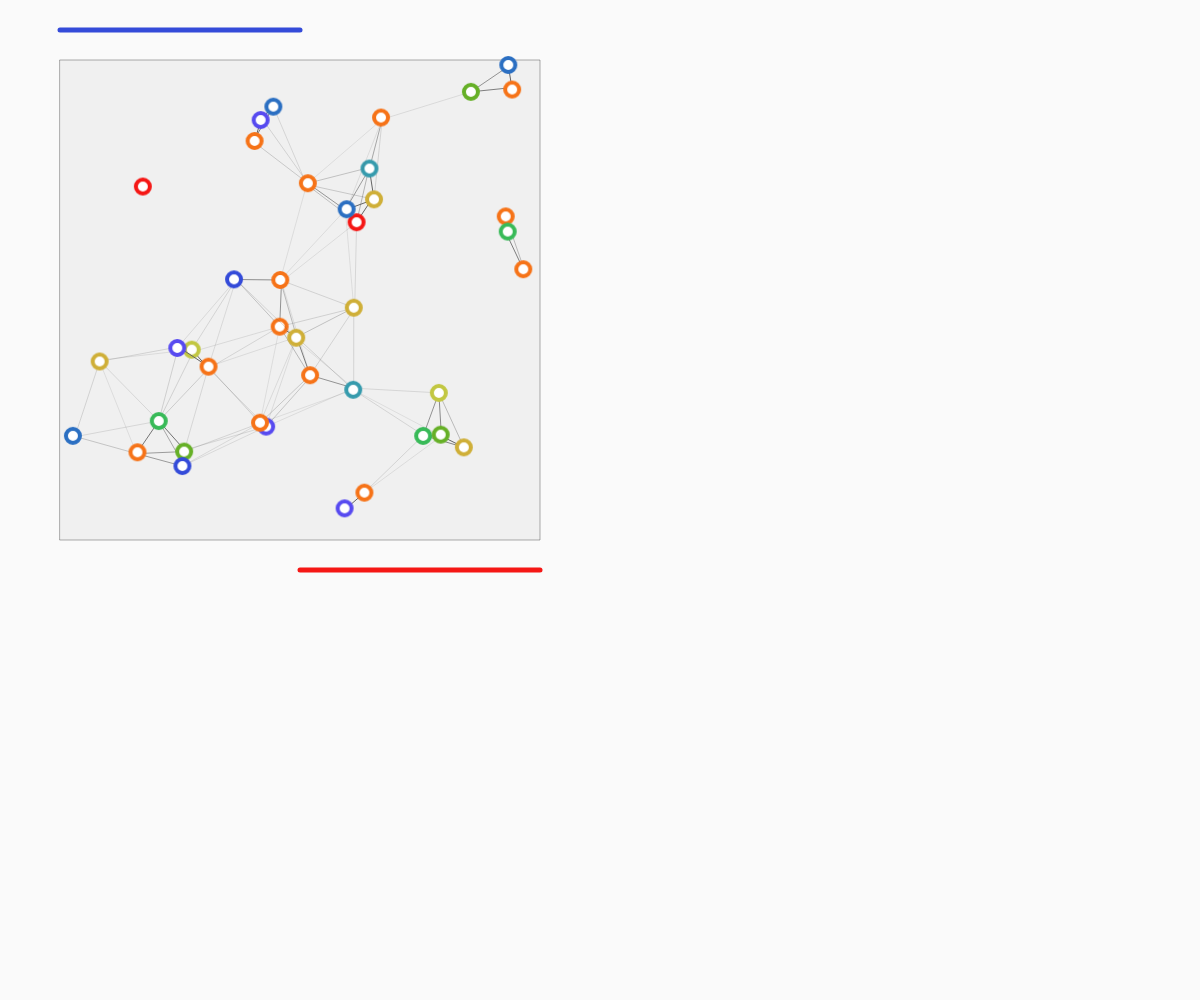
Frame 1 (no input)
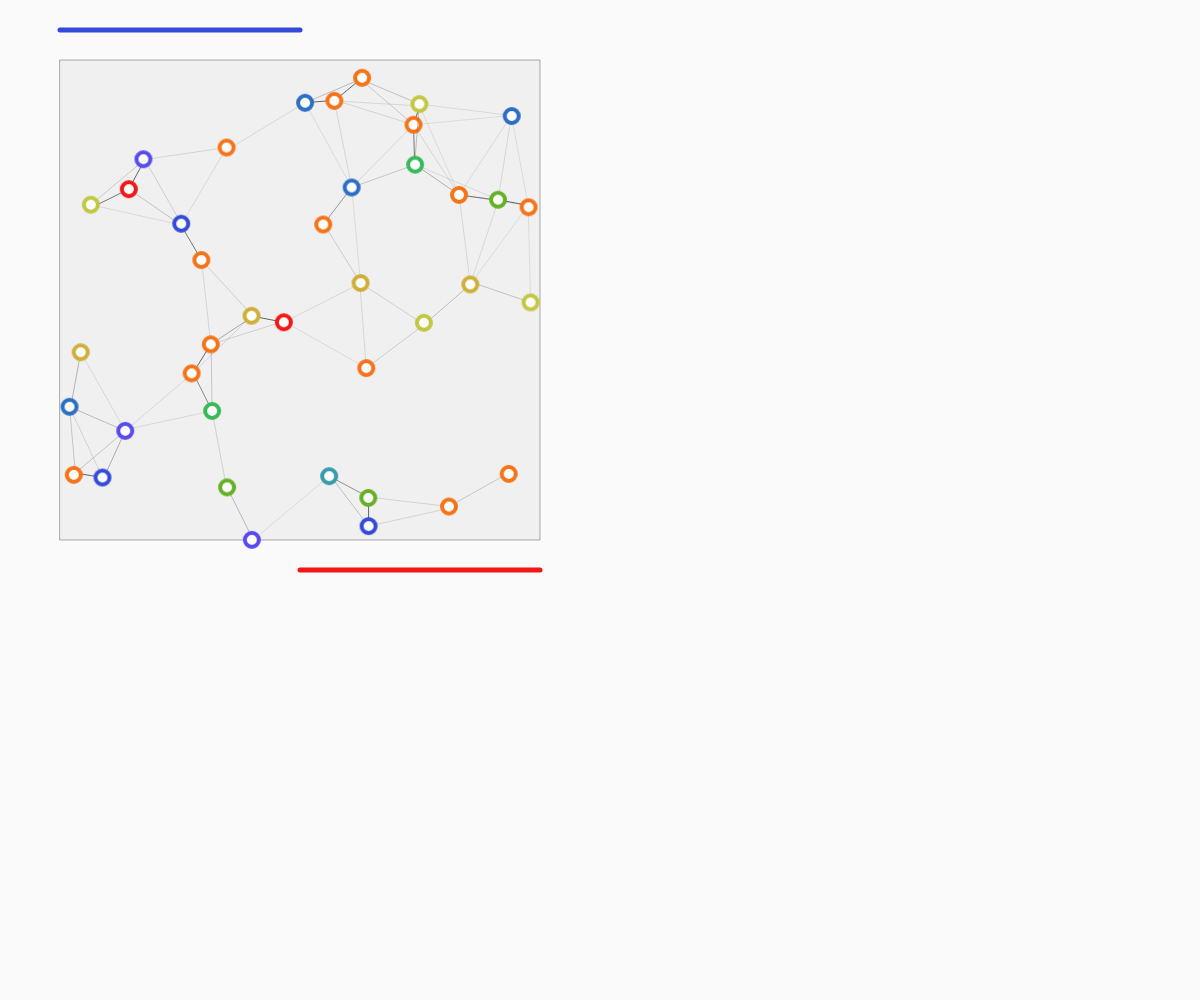
Frame 60 (no input)
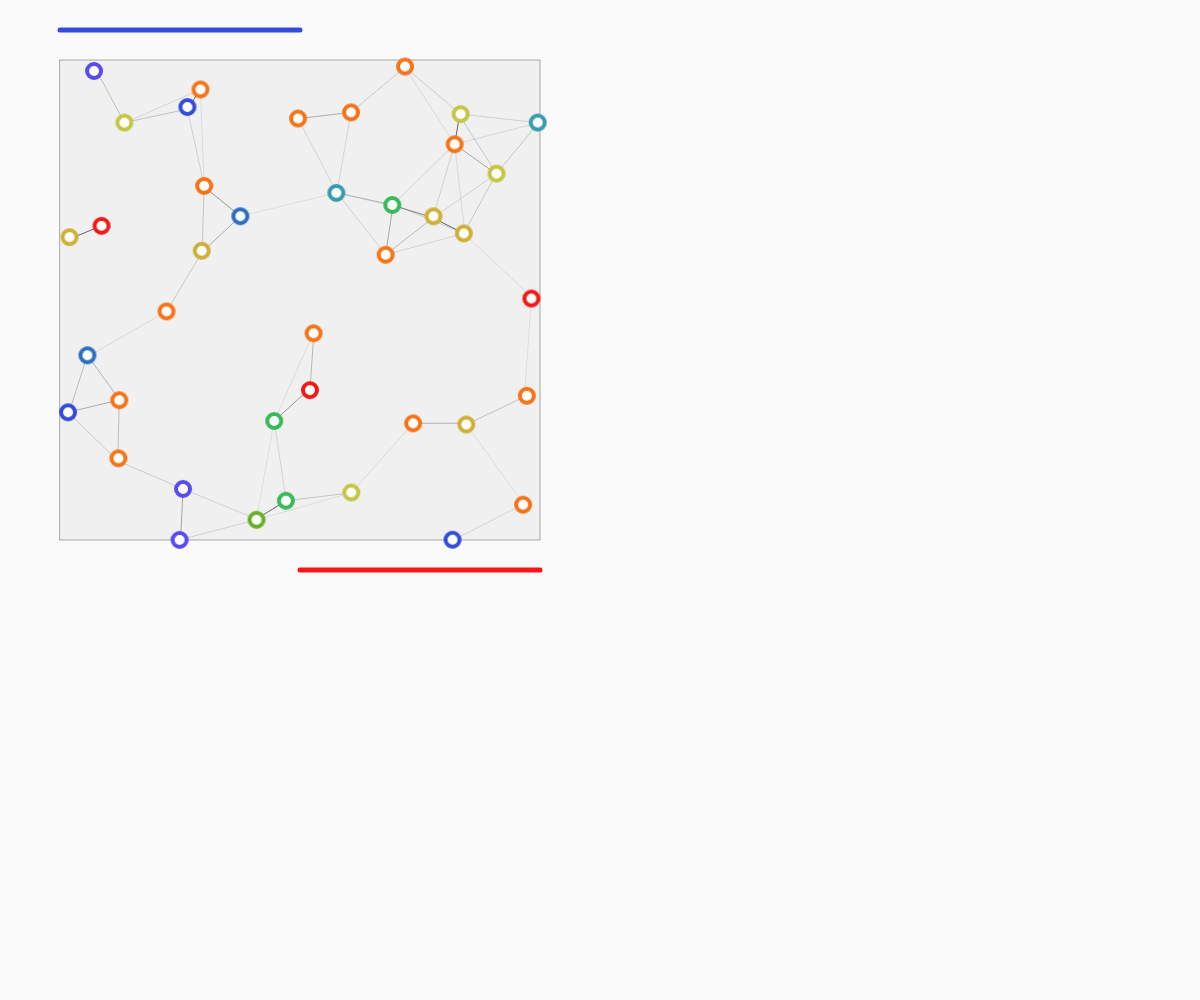
Frame 120 (the mouse pressed at the canvas centre since frame 60)

The p5.js sketch that drew these frames (run headless with seeded random() and noise() and a simulated clock; from frame 60 on, the mouse is pressed at the canvas centre):

// p5.js sketch
// ── sketch.js

let n;
let boundaries;
let borderMode;
let repel;
let radius;
let initVel;
let tempPlates;

function setup() {

  W = window.innerWidth;
  H = window.innerHeight;
  canvas = createCanvas(W, H);

  n = 40;
  borderMode = 1; // [0:ramp wall or 1:solid wall]
  
  if (W<600 && H<600){
  	boundaries = [W/10, 9*W/10, H/10, H-H/10];
  } else if (W<600 && H>600) {
	boundaries = [W/10, 9*W/10, 600/10, 600-600/10];
  } else if (W>600 && H<600) {
	boundaries = [600/10, 9*600/10, H/10, H-H/10];
  } else {
	boundaries = [600/10, 9*600/10, 600/10, 600-600/10];
  }
  repel = 50;
  radius = 100;
  initVel = 2;
  tempPlates = true;
  
  imageMode(CENTER);
  angleMode(RADIANS);
  
  pGs = [];
  generatePointGraphics();

  ps = []
  
  for (var i=0; i<n; i+=1){
	  if (random(0,2)>1){
		  ps.push(new Point(i,random(boundaries[0],boundaries[1]),random(boundaries[2],boundaries[3]),random(-initVel,initVel),random(-initVel,initVel),random(14,30)));
	  } else {
		  ps.push(new Point(i,random(boundaries[0],boundaries[1]),random(boundaries[2],boundaries[3]),random(-initVel,initVel),random(-initVel,initVel),random(5,40)));
	  }
  }
/*
	ps.push(new Point(0,W/2-100,H/2-100,0,0,random(10,30)));
	ps.push(new Point(1,W/2,H/2,0,0,random(10,30)));
	ps.push(new Point(2,W/2+100,H/2+100,0,0,random(10,30)));
*/
  pDs = distancePoints();
}

function generatePointGraphics(){
	let pGCols = [
		[color(87, 74, 240), color(255)],
		[color(52, 75, 217), color(255)],
		[color(43, 111, 194), color(255)],
		[color(54, 155, 173), color(255)],
		[color(56, 186, 88), color(255)],
		[color(102, 176, 39), color(255)],
		[color(194, 199, 66), color(255)],
		[color(207, 175, 56), color(255)],
		[color(246, 115, 24), color(255)],
		[color(245, 23, 21), color(255)],
	];
	for (var i=0; i<10; i+=1){
		pGs.push(createGraphics(20,20));
		pGs[i].stroke(pGCols[i][0]);
		pGs[i].fill(pGCols[i][1]);
		pGs[i].strokeWeight(4);
		pGs[i].ellipse(10,10,14,14);
	}
}

function tempToScale(t){
	return floor(10*((1/PI) * atan((t-20)/4)+0.5));
}


function draw() {
	background(250);
	strokeWeight(1);
	stroke(50,50,50,100);
	fill(240);
	rect(boundaries[0],boundaries[2],boundaries[1]-boundaries[0],boundaries[3]-boundaries[2]);
	processPoints();
	if (tempPlates){
		strokeWeight(5);
		stroke(245, 23, 21);
		line((boundaries[0]+boundaries[1])/2,boundaries[3]+boundaries[2]/2,boundaries[1],boundaries[3]+boundaries[2]/2);
		stroke(52, 75, 217);
		line(boundaries[0],boundaries[2]/2,(boundaries[0]+boundaries[1])/2,boundaries[2]/2);
	}
}

class Point{
	constructor(id, x, y, vx, vy, T){
		this.id = id;
		this.x = x;
		this.y = y;
		this.vx = vx;
		this.vy = vy;
		this.fvy = vy;
		this.T = T;
		this.Tx = tempToScale(this.T);
		this.fvy = this.vy + (20-this.T)/100;
	}
	
	draw() {
		image(pGs[this.Tx],this.x,this.y);
	}
	
	updatePos() {
		this.x += this.vx;
		this.y += this.fvy;
	}
	
	updateTemp(){
		if (tempPlates){
			if (this.x<(boundaries[0]+boundaries[1])/2 && this.y < 2*boundaries[2]){
				this.T -= 0.02;
			}
			
			if (this.x>(boundaries[0]+boundaries[1])/2 && this.y > H-2*(H-boundaries[3])){
				this.T += 0.02;
			}
		}

		
// 		this.T -= 0.01;
// 		this.vy -= (this.T-20)/100;
		this.Tx = tempToScale(this.T);
// 		this.vy += (this.T-20)/100;
	}
	
	updateVel(Click, ClickFactor) {
		if (!Click){
			strokeWeight(1);
			let d2;
			let f;
			let theta;
			for (var i=0; i<n; i+=1){
				if (i !== this.id){
					d2 = pDs[this.id][i][0]*pDs[this.id][i][0] + pDs[this.id][i][1]*pDs[this.id][i][1];
					if (d2 < radius*radius){
						f = repel/d2;
						if (f<1){
							theta = atan(pDs[this.id][i][1]/pDs[this.id][i][0]);
							this.vx += abs(pDs[this.id][i][0])/pDs[this.id][i][0] * abs(f*cos(theta));
							this.vy += abs(pDs[this.id][i][1])/pDs[this.id][i][1] * abs(f*sin(theta));
							
							if (this.id < i){
								stroke(100,100,100,f*7000);
								line(ps[this.id].x,ps[this.id].y,ps[i].x,ps[i].y);
							}
						}
					}
	// 				print('THETA',this.id,i,theta)
	// 				print('X',this.id,i,abs(pDs[this.id][i][0])/pDs[this.id][i][0] * abs(d*cos(theta)))
	// 				print('Y',this.id,i,abs(pDs[this.id][i][1])/pDs[this.id][i][1] * abs(d*sin(theta)))
				}	
			}
			if (!borderMode){
				if (this.x < boundaries[0]){
					if (this.x>0){
						this.vx += tan(PI/2 * (1 - this.x/boundaries[0]));
						this.vx *= 0.96;
					} else {
						this.vx *= -1;
					}
				}
				if (this.x > boundaries[1]){
					if (this.x<W){
						this.vx -= tan(PI/2 * (1 - (W-this.x)/(W-boundaries[1])));
						this.vx *= 0.96;
					} else {
						this.vx *= -1;
					}
				}
				if (this.y < boundaries[2]){
					if (this.y>0){
						this.vy += tan(PI/2 * (1 - this.y/boundaries[2]));
						this.vy *= 0.96;
					} else {
						this.vy *= -1;
					}
				}
				if (this.y > boundaries[3]){
					if (this.y<H){
						this.vy -= tan(PI/2 * (1 - (H-this.y)/(H-boundaries[3])));
						this.vy *= 0.96;
					} else {
						this.vy *= -1;
					}
				}
			}
			else {
				if (this.x < boundaries[0]){
					this.vx *= -0.9;
					this.x = boundaries[0] + (boundaries[0]-this.x);
				}
				if (this.x > boundaries[1]){
					this.vx *= -0.9;
					this.x = boundaries[1]-(this.x-boundaries[1]);
				}
				if (this.y < boundaries[2]){
					this.vy *= -0.9;
					this.y = boundaries[2] + (boundaries[2]-this.y);
				}
				if (this.y > boundaries[3]){
					this.vy *= -0.9;
					this.y = boundaries[3]-(this.y-boundaries[3]);
				}
			}
			this.vx *= 0.99;
			this.vy *- 0.99;
			
		} else {
			let d2;
			let f;
			let theta;
			d2 = (this.x-mouseX)*(this.x-mouseX) + (this.y-mouseY)*(this.y-mouseY);
			f = ClickFactor*repel/sqrt(d2);
			theta = atan((this.y-mouseY)/(this.x-mouseX));
			this.vx += abs((this.x-mouseX))/(this.x-mouseX) * abs(f*cos(theta));
			this.vy += abs((this.y-mouseY))/(this.y-mouseY) * abs(f*sin(theta));
		}
		this.fvy = this.vy + (20-this.T)/20;
	}
}

function processPoints(){
	for (var p=0; p<ps.length; p+=1){
// 		print(ps[p])
		ps[p].updatePos();
		pDs = distancePoints();
		ps[p].updateTemp();
		ps[p].updateVel(false);
		ps[p].draw();
	}
}

function distancePoints(){
	let dP = [];
	for (var i=0; i<n; i+=1){
		dP.push([]);
		for (var j=0; j<n; j+=1){
			dP[i].push([]);
		}
	}
	for (var i=0; i<n; i+=1){
		for (var j=i+1; j<n; j+=1){
			dP[i][j].push(ps[i].x-ps[j].x);
			dP[i][j].push(ps[i].y-ps[j].y);
			
			dP[j][i].push(ps[j].x-ps[i].x);
			dP[j][i].push(ps[j].y-ps[i].y);
		}
	}
	return dP;
}

window.onresize = function() {
  resizeCanvas(windowWidth, windowHeight);
  W = windowWidth;
  H = windowHeight;
};

function mouseDragged(){
	for (var p=0; p<ps.length; p+=1){
		ps[p].updateVel(true,0.1);
	}
}

function mouseClicked(){
	for (var p=0; p<ps.length; p+=1){
		ps[p].updateVel(true,1);
	}
}
